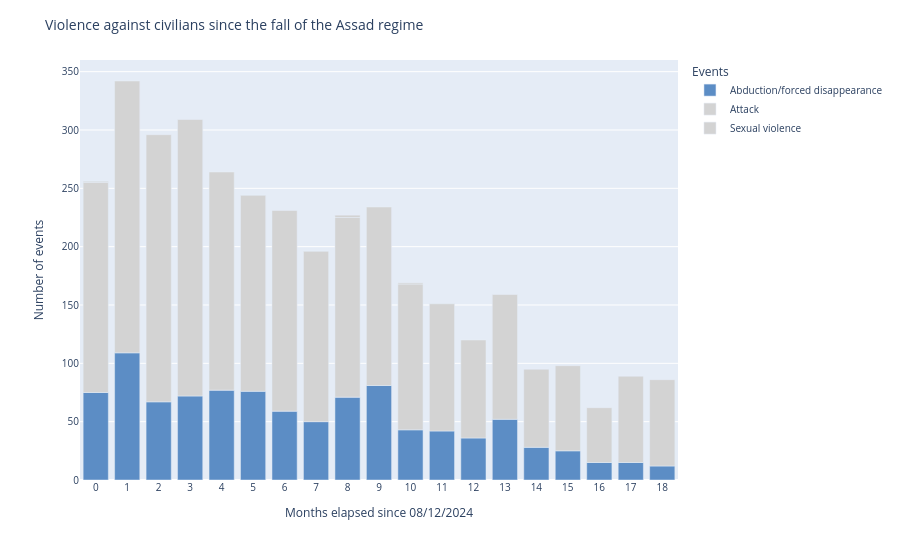

The notebook cell this image was saved under:
### Code cell
bar_vac = px.bar(
    df_vac,
    x='interval',
    y='event_count',
    color='sub_event_type',
    color_discrete_map=color_map_pop('Abduction/forced disappearance', vac_events_list),
    labels = {'interval': 'Months elapsed since 08/12/2024', 'event_count': 'Number of events'},
    category_orders= {'sub_event_type': ['Abduction/forced disappearance', 'Attack', 'Sexual violence']}

)

bar_vac.update_layout(
    title = 'Violence against civilians since the fall of the Assad regime',
    legend_title_text = "Events",
    title_font_size = 14,
    font_size=10    
)

bar_vac.update_xaxes(dtick=1)

### Figure 1 — Plotly figure (JSON) as saved in the notebook; plotly's stock layout.template omitted (floating-point values rounded to 4 significant figures)
{"data": [{"hovertemplate": "sub_event_type=Abduction/forced disappearance<br>Months elapsed since 08/12/2024=%{x}<br>Number of events=%{y}<extra></extra>", "legendgroup": "Abduction/forced disappearance", "marker": {"color": "#5C8DC5", "pattern": {"shape": ""}}, "name": "Abduction/forced disappearance", "orientation": "v", "showlegend": true, "textposition": "auto", "type": "bar", "x": [0, 1, 2, 3, 4, 5, 6, 7, 8, 9, 10, 11, 12, 13, 14, 15, 16, 17, 18], "xaxis": "x", "y": [75, 109, 67, 72, 77, 76, 59, 50, 71, 81, 43, 42, 36, 52, 28, 25, 15, 15, 12], "yaxis": "y"}, {"hovertemplate": "sub_event_type=Attack<br>Months elapsed since 08/12/2024=%{x}<br>Number of events=%{y}<extra></extra>", "legendgroup": "Attack", "marker": {"color": "#D3D3D3", "pattern": {"shape": ""}}, "name": "Attack", "orientation": "v", "showlegend": true, "textposition": "auto", "type": "bar", "x": [0, 1, 2, 3, 4, 5, 6, 7, 8, 9, 10, 11, 12, 13, 14, 15, 16, 17, 18], "xaxis": "x", "y": [180, 233, 229, 237, 187, 168, 172, 146, 154, 153, 125, 109, 84, 107, 67, 73, 47, 74, 74], "yaxis": "y"}, {"hovertemplate": "sub_event_type=Sexual violence<br>Months elapsed since 08/12/2024=%{x}<br>Number of events=%{y}<extra></extra>", "legendgroup": "Sexual violence", "marker": {"color": "#D3D3D3", "pattern": {"shape": ""}}, "name": "Sexual violence", "orientation": "v", "showlegend": true, "textposition": "auto", "type": "bar", "x": [0, 8, 10], "xaxis": "x", "y": [1, 2, 1], "yaxis": "y"}], "layout": {"barmode": "relative", "font": {"size": 10}, "legend": {"title": {"text": "Events"}, "tracegroupgap": 0}, "margin": {"t": 60}, "title": {"font": {"size": 14}, "text": "Violence against civilians since the fall of the Assad regime"}, "xaxis": {"anchor": "y", "domain": [0, 1], "dtick": 1, "title": {"text": "Months elapsed since 08/12/2024"}}, "yaxis": {"anchor": "x", "domain": [0, 1], "title": {"text": "Number of events"}}}}
